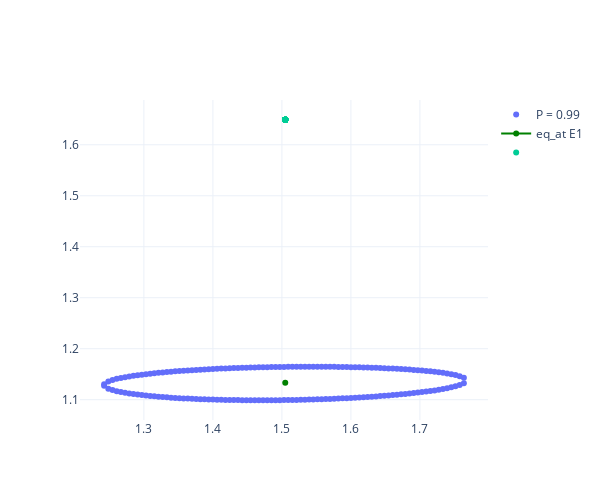

Source (notebook cell):
### Code cell
fig.add_trace(go.Scatter(x=paths.x, y=paths.y,
                  mode="markers", name=''))
fig

### Figure 1 — Plotly figure (JSON) as saved in the notebook; plotly's stock layout.template omitted (floating-point values rounded to 4 significant figures; data arrays with more than 128 entries replaced by an {"elided": "..."} marker saying what was removed)
{"data": [{"mode": "markers", "name": "P = 0.99", "type": "scatter", "x": {"elided": "174 float values"}, "y": {"elided": "174 float values"}}, {"line": {"color": "green"}, "name": "eq_at E1", "type": "scatter", "x": [1.505], "y": [1.133]}, {"mode": "markers", "name": "", "type": "scatter", "x": {"elided": "5000 float values"}, "y": {"elided": "5000 float values"}}], "layout": {"height": 500, "width": 600}}
